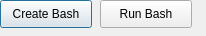
<?xml version="1.0" encoding="UTF-8"?>
<ui version="4.0">
 <class>Dialog</class>
 <widget class="QDialog" name="Dialog">
  <property name="geometry">
   <rect>
    <x>0</x>
    <y>0</y>
    <width>206</width>
    <height>36</height>
   </rect>
  </property>
  <property name="windowTitle">
   <string>Dialog</string>
  </property>
  <widget class="QPushButton" name="createButton">
   <property name="geometry">
    <rect>
     <x>0</x>
     <y>0</y>
     <width>92</width>
     <height>28</height>
    </rect>
   </property>
   <property name="text">
    <string>Create Bash</string>
   </property>
  </widget>
  <widget class="QPushButton" name="runButton">
   <property name="geometry">
    <rect>
     <x>100</x>
     <y>0</y>
     <width>92</width>
     <height>28</height>
    </rect>
   </property>
   <property name="text">
    <string>Run Bash</string>
   </property>
  </widget>
 </widget>
 <resources/>
 <connections>
  <connection>
   <sender>createButton</sender>
   <signal>clicked()</signal>
   <receiver>Dialog</receiver>
   <slot>slotCreate()</slot>
   <hints>
    <hint type="sourcelabel">
     <x>55</x>
     <y>43</y>
    </hint>
    <hint type="destinationlabel">
     <x>112</x>
     <y>42</y>
    </hint>
   </hints>
  </connection>
  <connection>
   <sender>runButton</sender>
   <signal>clicked()</signal>
   <receiver>Dialog</receiver>
   <slot>slotRun()</slot>
   <hints>
    <hint type="sourcelabel">
     <x>155</x>
     <y>43</y>
    </hint>
    <hint type="destinationlabel">
     <x>112</x>
     <y>42</y>
    </hint>
   </hints>
  </connection>
 </connections>
 <slots>
  <slot>slotCreate()</slot>
  <slot>slotRun()</slot>
 </slots>
</ui>
